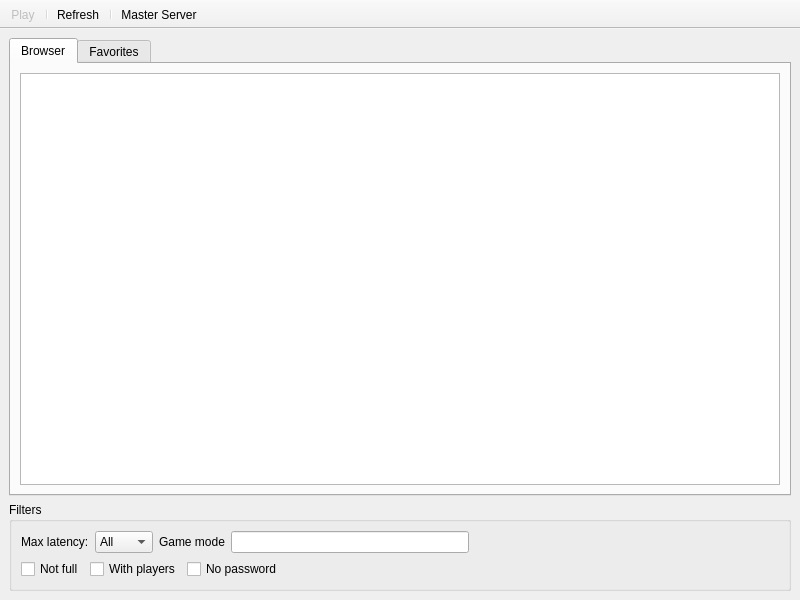
<?xml version="1.0" encoding="UTF-8"?>
<ui version="4.0">
 <class>MainWindow</class>
 <widget class="QMainWindow" name="MainWindow">
  <property name="geometry">
   <rect>
    <x>0</x>
    <y>0</y>
    <width>800</width>
    <height>600</height>
   </rect>
  </property>
  <property name="windowTitle">
   <string>TES3MP-NG Server Browser</string>
  </property>
  <widget class="QWidget" name="centralwidget">
   <layout class="QVBoxLayout" name="verticalLayout">
    <item>
     <widget class="QTabWidget" name="tabWidget">
      <property name="currentIndex">
       <number>0</number>
      </property>
      <widget class="QWidget" name="tabBrowser">
       <attribute name="title">
        <string>Browser</string>
       </attribute>
       <layout class="QHBoxLayout" name="horizontalLayout_2">
        <item>
         <widget class="QTableView" name="tblServerBrowser">
          <property name="selectionMode">
           <enum>QAbstractItemView::SingleSelection</enum>
          </property>
          <property name="selectionBehavior">
           <enum>QAbstractItemView::SelectRows</enum>
          </property>
          <property name="sortingEnabled">
           <bool>true</bool>
          </property>
          <attribute name="verticalHeaderVisible">
           <bool>false</bool>
          </attribute>
         </widget>
        </item>
       </layout>
      </widget>
      <widget class="QWidget" name="tabFavorites">
       <attribute name="title">
        <string>Favorites</string>
       </attribute>
       <layout class="QHBoxLayout" name="horizontalLayout_3">
        <item>
         <widget class="QTableView" name="tblFavorites">
          <property name="selectionMode">
           <enum>QAbstractItemView::SingleSelection</enum>
          </property>
          <property name="selectionBehavior">
           <enum>QAbstractItemView::SelectRows</enum>
          </property>
          <property name="sortingEnabled">
           <bool>true</bool>
          </property>
          <attribute name="verticalHeaderVisible">
           <bool>false</bool>
          </attribute>
         </widget>
        </item>
       </layout>
      </widget>
     </widget>
    </item>
    <item>
     <widget class="QGroupBox" name="groupBoxFilters">
      <property name="title">
       <string>Filters</string>
      </property>
      <layout class="QVBoxLayout" name="verticalLayout_2">
       <item>
        <layout class="QHBoxLayout" name="horizontalLayout_6">
         <item>
          <layout class="QHBoxLayout" name="horizontalLayout">
           <item>
            <widget class="QLabel" name="lblMaxLatency">
             <property name="text">
              <string>Max latency:</string>
             </property>
            </widget>
           </item>
           <item>
            <widget class="QComboBox" name="comboLatency">
             <item>
              <property name="text">
               <string>All</string>
              </property>
             </item>
             <item>
              <property name="text">
               <string>&lt;50</string>
              </property>
             </item>
             <item>
              <property name="text">
               <string>&lt;100</string>
              </property>
             </item>
             <item>
              <property name="text">
               <string>&lt;150</string>
              </property>
             </item>
             <item>
              <property name="text">
               <string>&lt;200</string>
              </property>
             </item>
             <item>
              <property name="text">
               <string>&lt;250</string>
              </property>
             </item>
            </widget>
           </item>
          </layout>
         </item>
         <item>
          <layout class="QHBoxLayout" name="horizontalLayout_5">
           <item>
            <widget class="QLabel" name="lblGameMode">
             <property name="text">
              <string>Game mode</string>
             </property>
            </widget>
           </item>
           <item>
            <widget class="QLineEdit" name="leGamemode"/>
           </item>
          </layout>
         </item>
         <item>
          <spacer name="horizontalSpacer_2">
           <property name="orientation">
            <enum>Qt::Horizontal</enum>
           </property>
           <property name="sizeHint" stdset="0">
            <size>
             <width>40</width>
             <height>20</height>
            </size>
           </property>
          </spacer>
         </item>
        </layout>
       </item>
       <item>
        <layout class="QHBoxLayout" name="horizontalLayout_7">
         <item>
          <widget class="QCheckBox" name="cBoxNotFull">
           <property name="text">
            <string>Not full</string>
           </property>
          </widget>
         </item>
         <item>
          <widget class="QCheckBox" name="cBoxWithPlayers">
           <property name="text">
            <string>With players</string>
           </property>
          </widget>
         </item>
         <item>
          <widget class="QCheckBox" name="cBBoxWOPass">
           <property name="text">
            <string>No password</string>
           </property>
          </widget>
         </item>
         <item>
          <spacer name="horizontalSpacer">
           <property name="orientation">
            <enum>Qt::Horizontal</enum>
           </property>
           <property name="sizeHint" stdset="0">
            <size>
             <width>40</width>
             <height>20</height>
            </size>
           </property>
          </spacer>
         </item>
        </layout>
       </item>
      </layout>
     </widget>
    </item>
   </layout>
  </widget>
  <widget class="QToolBar" name="toolBar">
   <property name="enabled">
    <bool>true</bool>
   </property>
   <property name="windowTitle">
    <string>toolBar</string>
   </property>
   <property name="movable">
    <bool>false</bool>
   </property>
   <property name="floatable">
    <bool>false</bool>
   </property>
   <attribute name="toolBarArea">
    <enum>TopToolBarArea</enum>
   </attribute>
   <attribute name="toolBarBreak">
    <bool>false</bool>
   </attribute>
   <addaction name="actionPlay"/>
   <addaction name="separator"/>
   <addaction name="actionRefresh"/>
   <addaction name="separator"/>
   <addaction name="actionMasterServer"/>
  </widget>
  <action name="actionAdd">
   <property name="enabled">
    <bool>false</bool>
   </property>
   <property name="text">
    <string>Add</string>
   </property>
  </action>
  <action name="actionDelete">
   <property name="enabled">
    <bool>false</bool>
   </property>
   <property name="text">
    <string>Delete</string>
   </property>
  </action>
  <action name="actionRefresh">
   <property name="text">
    <string>Refresh</string>
   </property>
  </action>
  <action name="actionPlay">
   <property name="enabled">
    <bool>false</bool>
   </property>
   <property name="text">
    <string>Play</string>
   </property>
  </action>
  <action name="actionMasterServer">
   <property name="text">
    <string>Master Server...</string>
   </property>
   <property name="toolTip">
    <string>Choose the master server whose list of servers is shown</string>
   </property>
  </action>
  <action name="actionAdd_by_IP">
   <property name="text">
    <string>Add by address</string>
   </property>
  </action>
 </widget>
 <resources/>
 <connections/>
</ui>
